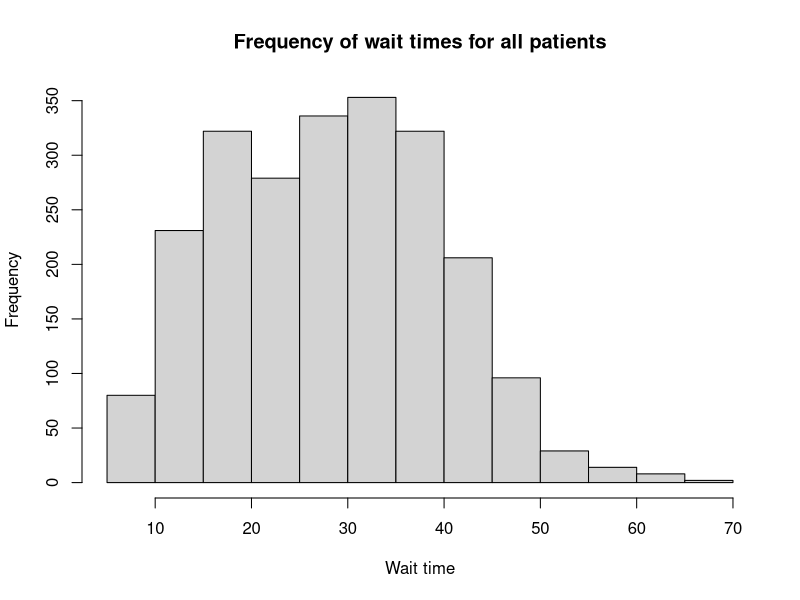
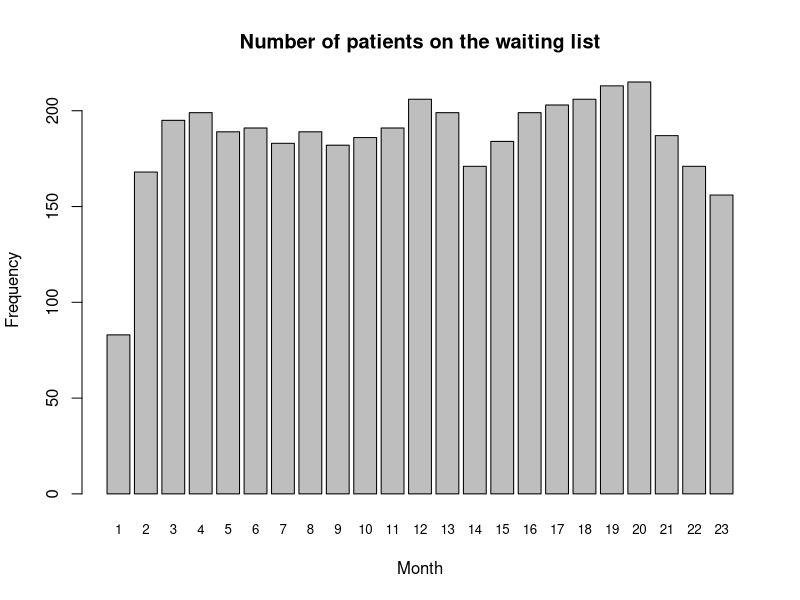
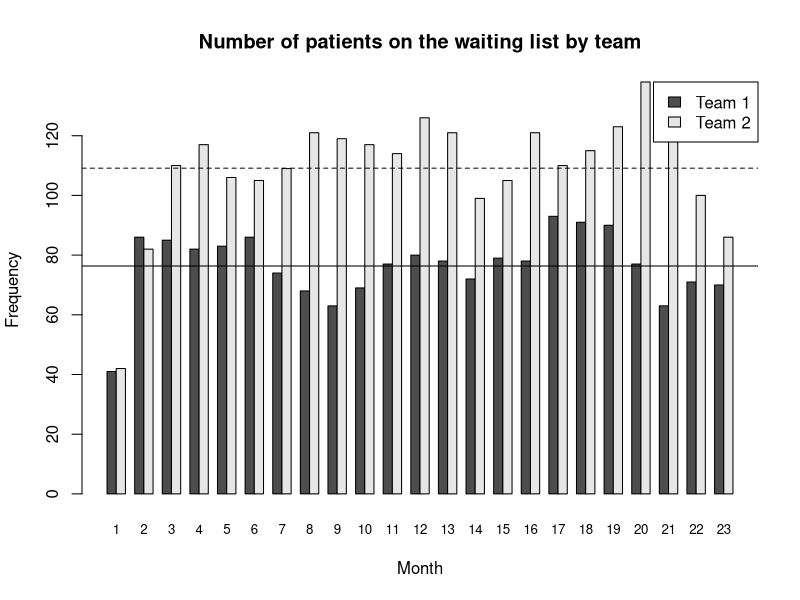

These charts were generated, in order, by the following R code:
#[B]
#Inititate the required libraries


#[7]
library(psych)
library(plyr)
library(reshape2)
library(ggplot2)


#[C]
#Read in the data


#[13]
data <- read.csv("workshopRawData.csv")


#[G]
#Get list of column names


#[2]
name_list <- function(data){
  nList <- as.list(colnames(data))
  print("The structure of the data is as follows")
  print("Any dates will need to be converted from factor to Date format")
  str(data)
  return(nList)
}
nList <- name_list(data)  #Inputs: dataframe


#[I]
#Convert dates


#[15]
convertDates <- function(data, cols){
  for (i in 1:length(cols)){
    data[[cols[i]]] <- as.Date(data[[cols[i]]])
    print(paste("data column",cols[i],"converted to Date format"))
  }
  
  return(data)
}
data <- convertDates(data, c(3,4))  
#Inputs: dataframe, columns to be converted to date format


#[F]
#Check the data for errors
#Missing data


#[3]
missing_data <- function(data){
  colsN <- colnames(data)
  cols <- seq(1, length(colsN))
  missList <- list()
  for (i in 1:length(cols)){
    missList[i] <- sum(is.na(data[[cols[i]]]))
    if (missList[i] > 0){
      print(paste("In column",cols[i],"there are",missList[i],"missing data points"))
    }
  }
  return(missList)
}
missList <- missing_data(data)  #Inputs: dataframe


#[K]
#Category typos, ommissions and duplications


#[9]
typo_check <- function(data,cols){
  typoList <- list()
  for (i in 1:length(cols)){
    typoList[[i]] <- unique(data[[cols[i]]])
    print(paste("There are",length(typoList[[i]]),"unique entries in column",cols[i]))
  }
  return(typoList)
}
typoList <- typo_check(data, c(1,2,5))  
#Inputs: dataframe, columns to check for number of unique categories

dup_check <- function(data,nList,idCol){
  idName <- nList[[idCol]]
  id_dup <- count(data, idName)
  id_dup_sub <- subset(id_dup,id_dup$freq > 1)
  dups <- id_dup_sub[[idCol]]
  dupRows <- data[data[[idCol]] %in% dups,]
  print("The rows with duplicated ID's are...")
  print(dupRows)
  return(dupRows)
}
dupRows <- dup_check(data,nList,1)
#Inputs: dataframe, list of column names, column containing unique ID's


#[M]
#Incorrectly entered date stamps


#[11]
date_check <- function(data){
  dataTime <- data
  dataTime$time_check <- dataTime$Treat_Date - dataTime$Referral_Date
  time_sub <- subset(dataTime, dataTime$time_check < 0)
  print("The following rows likely have incorrectly entered date stamps...")
  print(time_sub)
  return(time_sub)
}
time_sub <- date_check(data)  #Inputs: dataframe


#[L]
#Swap incorrectly entered date stamps


#[14]
correct_dates <- function(data,time_sub,dColOne,dColTwo){
  time_rows <- as.integer(row.names(time_sub))
  for (i in 1:length(time_rows)){
    print("The entries")
    print(data[time_rows[i],])
    a <- data[time_rows[i],dColOne]
    b <- data[time_rows[i],dColTwo]
    data[time_rows[i],dColOne] <- b
    data[time_rows[i],dColTwo] <- a
    print("Have been changed to")
    print(data[time_rows[i],])
  }
  return(data)
}
data <- correct_dates(data,time_sub,3,4)
#Inputs: dataframe,
#subset dataframe of rows with incorrectly entered timestamps,
#column with referral date, column with treatment date


#[H]
#Remove patients without team entries


#[1]
omission_removal <- function(data,cols,targets){
  for (i in 1:length(cols)){
    for (j in 1:length(targets)){
      omiss <- subset(data, data[[cols[i]]] == targets[j])
      omiss_rows <- as.integer(row.names(omiss))
      dataClean <- data[-c(omiss_rows),]
      print("The following rows have been removed")
      print(data[omiss_rows,])
    }
  }
  return(dataClean)
}
dataClean <- omission_removal(data,c(5),c(""))  
#Inputs: dataframe, column(s) to check for targets, target(s)


#[E]
#Calculate the patient wait times


#[18]
calc_wait <- function(dataClean,dateCols){
  dataClean$waitTime <- as.integer(dataClean[[dateCols[2]]] - dataClean[[dateCols[1]]])
  print("The wait time column has been added to the dataframe dataClean")
  return(dataClean)
}
dataClean <- calc_wait(dataClean,c(3,4))  
#Inputs: dataframe, columns to calculate wait times


#[Q]
#Generate wait time descriptives and histogram - Aggregate


#[12]
top_level_des <- function(dataClean,colNum){
  waitDes <- describe(dataClean[colNum])
  write.csv(waitDes,"top_level_descriptives.csv")
  jpeg("wait_time_hist.jpeg")
  waitHist <- hist(dataClean[[colNum]],main="Frequency of wait times for all patients",
                   xlab="Wait time")
  dev.off()
}
top_level_des(dataClean,6)  #Inputs: dataframe, column to describe and plot


#[A]
#Subset wait time data by month 
#(patients treated and still awaiting treatment during a given month)


#[17]
data_monthly <- function(dataClean,refDate,treatDate){
  startDate <- min(dataClean[,refDate])
  endDate <- max(dataClean[,treatDate], na.rm=TRUE)
  months <- seq(from=startDate, to=endDate, by='month')
  numMonths <- length(months)
  waitList <- list()
  errorCount <- 0
  for (i in 1:(numMonths-1)){
    a <- dataClean[which(dataClean[[treatDate]] > months[i] &
                           dataClean[[refDate]] < months[i+1]),]
    actWait <- rep(0,length(a[[1]]))
    for (j in 1:length(a[[1]])){
      if (a[j,treatDate] < months[i+1]){
        actWait[j] <- a[j,treatDate] - a[j,refDate]
      }else {
        actWait[j] <- months[i+1] - a[j,refDate]
      }
      if (actWait[j] < 0){
        errorCount <- errorCount+1
        print("Negative value in month",i,"row",j)
      }
    }
    a$activeWaitTime <- actWait
    waitList[[i]] <- data.frame(a$activeWaitTime,a$Service_Name)
  }
  if (errorCount > 0){
    print(paste("Warning:",errorCount,"negative values detected check the output"))
  } else{
    print("Calculations completed. No negative values detected")
  }
  return(waitList)
}
waitList <- data_monthly(dataClean,3,4) #Inputs: dataframe, referral date column,
                                        #treatment date column


#[D]
#Convert wait list into single multilevel dataframe


#[5]
convert_list <- function(waitList){
  dfWait <- melt(waitList)
  dfWait <- droplevels(dfWait)
  print("The column names for the analysis are...")
  print(colnames(dfWait))
  return(dfWait)
}
dfWait <- convert_list(waitList)  #Inputs: dataframe


#[P]
#Patient numbers barchart and descriptives


#[6]
patient_nums <- function(dfWait,addDate){
  waitListTab <- table(dfWait$L1)
  waitListDf <- as.data.frame(waitListTab)
  waitListDes <- describe(waitListDf$Freq)
  if (addDate == 1){
    write.csv(waitListDes,paste(Sys.Date(),"wait_list_numbers_monthly_des.csv",
                                sep="_"))
    jpeg(paste(Sys.Date(),"wait_list_numbers_monthly.csv",sep=""))
  }else{
    write.csv(waitListDes,"wait_list_numbers_monthly_des.csv")
    jpeg("wait_list_numbers_monthly.jpeg")
  }
  barplot(waitListTab, xlab="Month", ylab="Frequency",
          main="Number of patients on the waiting list",
          cex.names = 0.8)
  dev.off()
}
patient_nums(dfWait,1)  #Inputs: dataframe, use 1 to add todays date to filenames


#[R]
#Patient numbers by team barchart and descriptives


#[16]
team_patient_nums <- function(dfWait){
  teamWaitListTab <- table(dfWait$a.Service_Name,dfWait$L1)
  teamWaitListDf <- as.data.frame(teamWaitListTab)
  teamWaitListDes <- describeBy(teamWaitListDf$Freq,teamWaitListDf$Var1)
  teamWaitListDes <- do.call(rbind.data.frame,teamWaitListDes)
  jpeg("team_wait_list_numbers_monthly.jpeg")
  barplot(teamWaitListTab,beside=TRUE, xlab="Month", ylab="Frequency",
          main="Number of patients on the waiting list by team",
          cex.names = 0.8, legend=TRUE,
          args.legend=list(x="topright", legend=c("Team 1", "Team 2")))
  abline(h=mean(teamWaitListTab[1,]))
  abline(h=mean(teamWaitListTab[2,]), lty=2)
  dev.off()
  write.csv(teamWaitListDes,"team_wait_list_numbers_monthly_des.csv")
}
team_patient_nums(dfWait) #Inputs: dataframe



#[J]
#Patient waiting times boxplot and descriptives by month


#[8]
time_patient_wait_time <- function(dfWait){
  jpeg("wait_times_monthly.jpeg")
  timeWaitTimePlot <- qplot(factor(L1), value, data=dfWait, geom='boxplot')
  timeWaitTimePlot + xlab("Month") + ylab("Waiting time (days)") +
    ggtitle("Patient waiting times for service X over time")
  dev.off()
  waitTimeDes <- describeBy(dfWait$value,group=dfWait$L1)
  waitTimeDes <- do.call(rbind.data.frame,waitTimeDes)
  write.csv(waitTimeDes,"wait_times_monthly_des.csv")
}
time_patient_wait_time(dfWait)  #Inputs: dataframe


#[N]
#Patient waiting times boxplot and descriptives by team


#[10]
team_patient_wait_time <- function(dfWait){
  jpeg("wait_times_team.jpeg")
  teamWaitTimePlot <- qplot(a.Service_Name,value, data=dfWait, geom='boxplot')
  teamWaitTimePlot + xlab("Month") + ylab("Waiting time (days)") +
    ggtitle("Patient waiting times for service by team")
  dev.off()
  teamWaitTimeDes <- describeBy(dfWait$value, group=dfWait$a.Service_Name)
  teamWaitTimeDes <- do.call(rbind.data.frame,teamWaitTimeDes)
  write.csv(teamWaitTimeDes,"wait_times_team_des.csv")
}
team_patient_wait_time(dfWait)  #Inputs: dataframe


#[O]
#Patient waiting times boxplot and descriptives by month and team


#[4]
team_time_patient_wait_time <- function(dfWait){
  dfWait$ServTime <- interaction(dfWait$a.Service_Name,dfWait$L1)
  breaks <- dfWait$ServTime[seq(1,length(levels(dfWait$ServTime)),2)]
  lab <- as.character(seq(1,length(breaks)))
  jpeg("wait_times_monthly_team.jpeg")
  teamTimeWaitTimePlot <- qplot(factor(ServTime), value, data=dfWait,
                                fill=a.Service_Name, geom='boxplot')
  teamTimeWaitTimePlot + scale_x_discrete(name="Month", breaks=breaks, labels=lab) +
    ylab("Waiting Time")
  dev.off()
  teamTimeWaitTimeDes <- describeBy(dfWait$value,
                                    group=list(dfWait$a.Service_Name,dfWait$L1))
  teamTimeWaitTimeDes <- do.call(rbind.data.frame,teamTimeWaitTimeDes)
  write.csv(teamTimeWaitTimeDes,"wait_times_monthly_team.csv")
}
team_time_patient_wait_time(dfWait) #Inputs: dataframe



